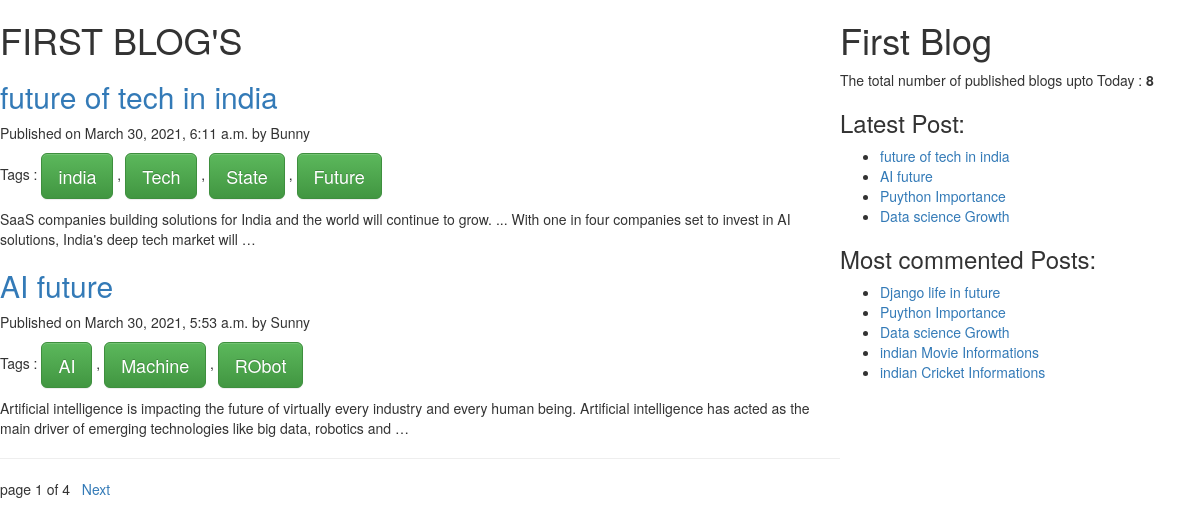
The page / on the database its author committed.
### BlogApp/models.py (models this page shows, shortened)
class Post(models.Model):
    STATUS_CHOICE=(('draft',"Draft"),('published','Published'))
    title = models.CharField(max_length=256)
    slug= models.SlugField(max_length=164,unique_for_date='publish')
    author=models.ForeignKey(User, related_name="blog_post", on_delete=models.CASCADE)
    body= models.TextField()
    publish= models.DateTimeField(default=timezone.now)
    created=models.DateTimeField(auto_now_add=True)
    updated=models.DateTimeField(auto_now=True)
    status=models.CharField(max_length=10,choices=STATUS_CHOICE , default='draft')
    objects = CustomManager()  # Added in the class of model created (published post show )
    tags = TaggableManager()
    class Meta:
        ordering=('-publish',)
    def get_absolute_url(self) :
        return reverse('post_detail',args=[self.publish.year,self.publish.strftime('%m'),self.publish.strftime('%d'),self.slug])

### BlogApp/views.py (the view)
# urls.py: path('', views.post_list_view),
def post_list_view(request,tag_slug=None):
    post_list=Post.objects.all()
    tag=None
    if tag_slug:
        tag=get_object_or_404(Tag,slug=tag_slug)
        post_list=post_list.filter(tags__in=[tag])
    paginator=Paginator(post_list,2) # Paginator how many post you want to show per page  "next & Previous"
    page_number=request.GET.get('page')
    try:
        post_list=paginator.page(page_number)
    except PageNotAnInteger:
        post_list=paginator.page(1)
    except EmptyPage:
        post_list=paginator.page(paginator.num_pages)
    return render(request,'BlogApp/post_list.html',{'post_list':post_list})

### BlogApp/models.py (called while the page is built)
    def get_queryset(self):
        return super().get_queryset().filter(status='published') # use of this class it will show only Published Post

### BlogApp/templatetags/BlogApp_tags.py (called while the page is built)
@register.simple_tag(name="my_tag")  # the usage of simple_tag to return number of post published
def total_posts():
    return Post.objects.count()

@register.inclusion_tag('BlogApp/latest_posts123.html')  # usage of inclusion_tag to dispaly Latest Posts
def show_latest_posts(count=3): # you can write how many post you want
    latest_posts =Post.objects.order_by('-publish')[:count]  # Most recent Three [:3] or [:count] whtaever post you want to show
    return {'latest_posts':latest_posts}

@register.simple_tag
def get_most_commented_posts(count=5):
    return Post.objects.annotate(total_comments=Count('comments')).order_by('-total_comments')[:count]   # ('-total_commments')"-" minus here top most comment then after that and then

### templates/BlogApp/post_list.html (shortened to what this page needs)
{% extends 'BlogApp/base.html' %}
    {% block content %}
      <h1 >FIRST BLOG'S</h1>
      {% for post in post_list %}
      <a href="{{post.get_absolute_url}}"><h2> {{post.title}}</h2></a>
      <p id='date'>Published on {{post.publish}} by {{post.author|title}}</p>
      <p> Tags :
        {% for tag in post.tags.all %}
          <a href="{%url 'post_list_by_tag_name' tag.slug%}" class="btn btn-success btn-lg">{{tag.name}}</a>
          {%if not forloop.last%},{%endif%}
        {%endfor%}
      </p>
        {{post.body|truncatewords:30|linebreaks}}
      {% endfor %}
      <hr>
{%include 'BlogApp/paginator.html' with page=post_list%}
    {% endblock %}

### templates/BlogApp/base.html (shortened to what this page needs)
<!DOCTYPE html>{% load static %}
{% load BlogApp_tags %}
<html lang="en" dir="ltr">
  <head>
<link rel="stylesheet" href="https://maxcdn.bootstrapcdn.com/bootstrap/3.3.7/css/bootstrap.min.css">
<link rel="stylesheet" href="https://maxcdn.bootstrapcdn.com/bootstrap/3.3.7/css/bootstrap-theme.min.css">
<link rel="stylesheet" href="{% static 'css/post_list.css' %}">
  </head>
  <body>
    <div class="content">
      {%block content%}{%endblock%}
    </div>
    <div class="sidebar">
      <h1>First Blog</h1>
     <p>The total number of published  blogs upto Today : <span id='pcount'> {%  my_tag %} </span></p>
     <h3>Latest Post:</h3>{% show_latest_posts 4%}
     <h3>Most commented Posts:</h3>
     {% get_most_commented_posts as most_commented_posts %}
     <ul>
       {% for post in most_commented_posts %}
       <li><a href="{{post.get_absolute_url}}">{{post.title}}</a></li>
       {%endfor%}
     </ul>
    </div>
  </body>
</html>

### templates/BlogApp/latest_posts123.html (shortened to what this page needs)
<ul>
    {%for post in latest_posts %}
    <li><a href="{{post.get_absolute_url}}">{{post.title}}</a></li>
    {%endfor %}
</ul>

### static/css/post_list.css (style rules this page uses)
.content { width: 70%; float: left; }
.sidebar { width: 30%; float: right; }
#pcount { font: size 40px; flood-color: blueviolet ; font-weight: bold; }

### rows shown on the page
Post: title "future of tech in india", publish "March 30, 2021, 6:11 a.m.", author "Bunny", body "SaaS companies building solutions for India and the world will continue to grow. ... With one in four companies set to invest in AI solutions, India's deep tech market will …"
Tag: name "india"
Tag: name "Tech"
Tag: name "State"
Tag: name "Future"
Post: title "AI future", publish "March 30, 2021, 5:53 a.m.", author "Sunny", body "Artificial intelligence is impacting the future of virtually every industry and every human being. Artificial intelligence has acted as the main driver of emerging technologies like big data, robotics and …"
Tag: name "AI"
Tag: name "Machine"
Tag: name "RObot"
Post: title "Puython Importance"
Post: title "Data science Growth"
Post: title "Django life in future"
Post: title "indian Movie Informations"
Post: title "indian Cricket Informations"

### other values the page prints
{{ page.number }} "1"
{{ page.paginator.num_pages }} "4"
